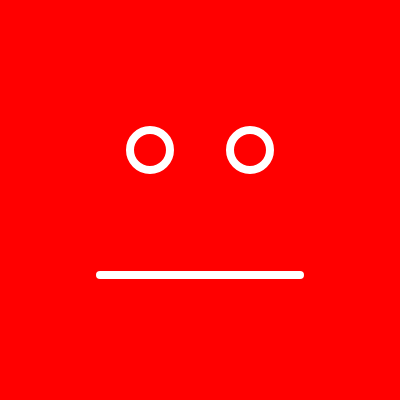
Frame 1 (no input)
Frame 60 (no input): identical to frame 1, image omitted
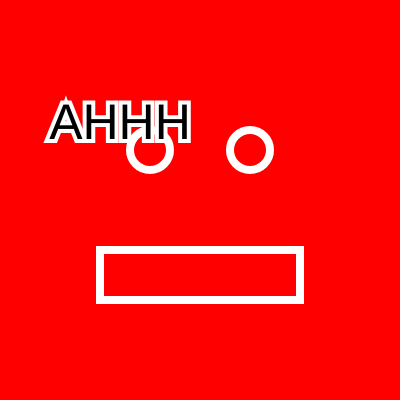
Frame 120 (the mouse pressed at the canvas centre since frame 60)

The p5.js sketch that drew these frames (run headless with seeded random() and noise() and a simulated clock; from frame 60 on, the mouse is pressed at the canvas centre):

// p5.js sketch
// ── sketch.js



function setup() {
  createCanvas(400, 400);
  textSize(50);
  textAlign(CENTER);
  angleMode(DEGREES);
}
//how i felt when i heard we had a project
function draw() {
  background(255,0,0);
  stroke(255);
  strokeWeight(8);
  noFill();
  ellipse(150, 150, 40, 40);
  ellipse(250, 150, 40, 40);
  if (mouseIsPressed) {
    rect(100, 250, 200, 50);
    fill(0);
    text('AHHH',70,100,100);

  }
  else {
    line(100, 275, 300, 275);
  }

  //black background its okay
  if(keyCode==UP_ARROW){
    background(0);
    stroke(255);
    strokeWeight(8);
    noFill();
    ellipse(150, 150, 40, 40);
    ellipse(250, 150, 40, 40);
    if (mouseIsPressed) {
      ellipse(200,300,120,120);
      fill(255,0,0);
      text('ITS OKAY',20,50,400);
    }
    else {
      line(100, 275, 300, 275);
    }
  }
//pink background// stressed
if(keyCode==LEFT_ARROW){
  background(255, 0, 191);
  stroke(255);
  strokeWeight(8);
  noFill();
  ellipse(150, 150, 40, 40);
  ellipse(250, 150, 40, 40);
  if (mouseIsPressed) {
    arc(200,300,200,180,180,360);
    fill(102, 255, 102);
    text('STRESSED',20,50,400);
  }
  else {
    line(100, 275, 300, 275);
  }
}
//happy that its over
if(keyCode==RIGHT_ARROW){
  background(200, 255, 0);
  stroke(255);
  strokeWeight(8);
  noFill();
  ellipse(150, 150, 40, 40);
  ellipse(250, 150, 40, 40);
  if (mouseIsPressed) {
    arc(200,300,200,180,360,180);
    fill(102, 255, 102);
    text('WOOOHOOO',20,50,400);
    fill(255,0,0);
    text('YAY',50,200,20);
  }
  else {
    line(100, 275, 300, 275);
  }
}

}
